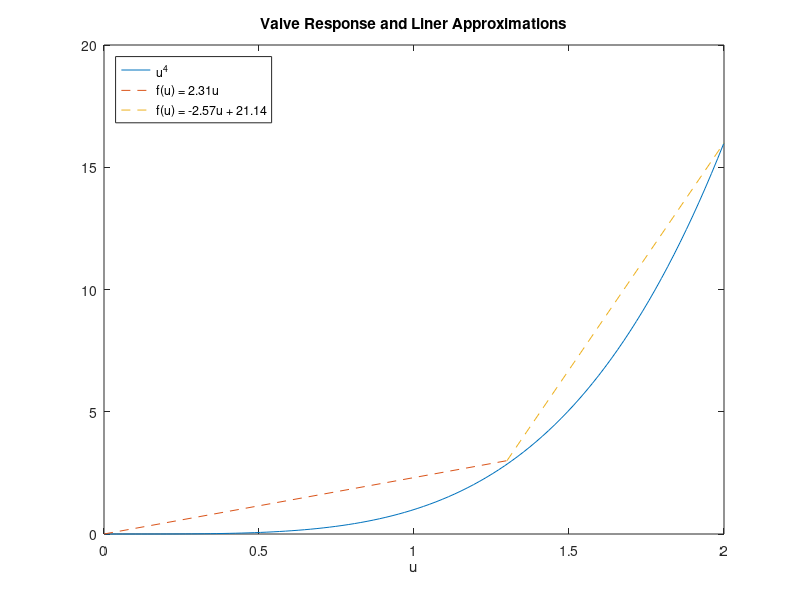

MATLAB code to generate this figure:


a = linspace(0,2,100);
f_u = a.^4;
plot(a,f_u)
hold on
plot([0 1.3], [0 3], '--')
hold on
plot([1.3 2], [3 16], '--')
title('Valve Response and Liner Approximations')
xlabel('u')
legend('u^4','f(u) = 2.31u', 'f(u) = -2.57u + 21.14','location','northwest')
hold off
